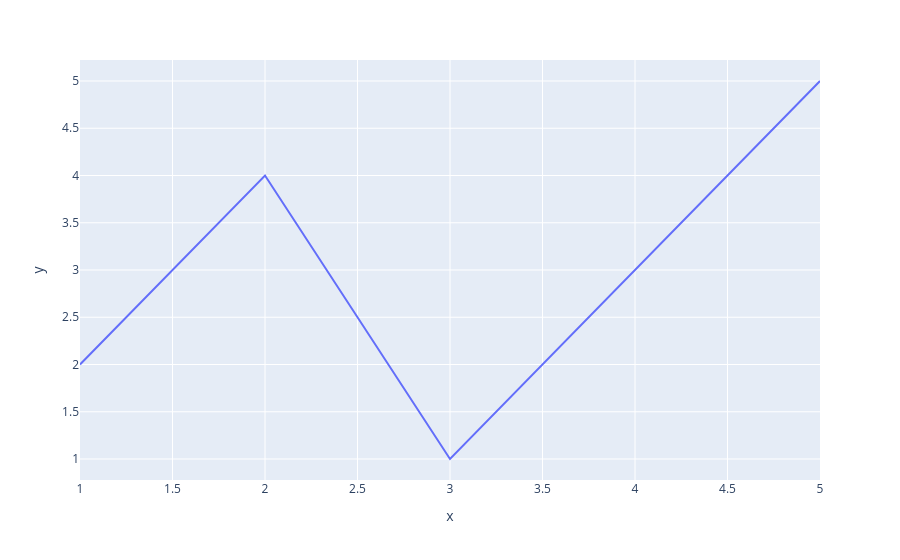

Notebook cell for this chart:
### Markdown cell above
# Ploty Express Line Charts

### Code cell
import plotly.express as px
x = [1, 2, 3, 4, 5]
y = [2, 4, 1, 3, 5]
fig = px.line(x=x, y=y)
fig.show()

### Figure 1 — Plotly figure (JSON) as saved in the notebook; plotly's stock layout.template omitted (floating-point values rounded to 4 significant figures)
{"data": [{"hovertemplate": "x=%{x}<br>y=%{y}<extra></extra>", "legendgroup": "", "line": {"color": "#636efa", "dash": "solid"}, "marker": {"symbol": "circle"}, "mode": "lines", "name": "", "orientation": "v", "showlegend": false, "type": "scatter", "x": [1, 2, 3, 4, 5], "xaxis": "x", "y": [2, 4, 1, 3, 5], "yaxis": "y"}], "layout": {"legend": {"tracegroupgap": 0}, "margin": {"t": 60}, "xaxis": {"anchor": "y", "domain": [0, 1], "title": {"text": "x"}}, "yaxis": {"anchor": "x", "domain": [0, 1], "title": {"text": "y"}}}}
